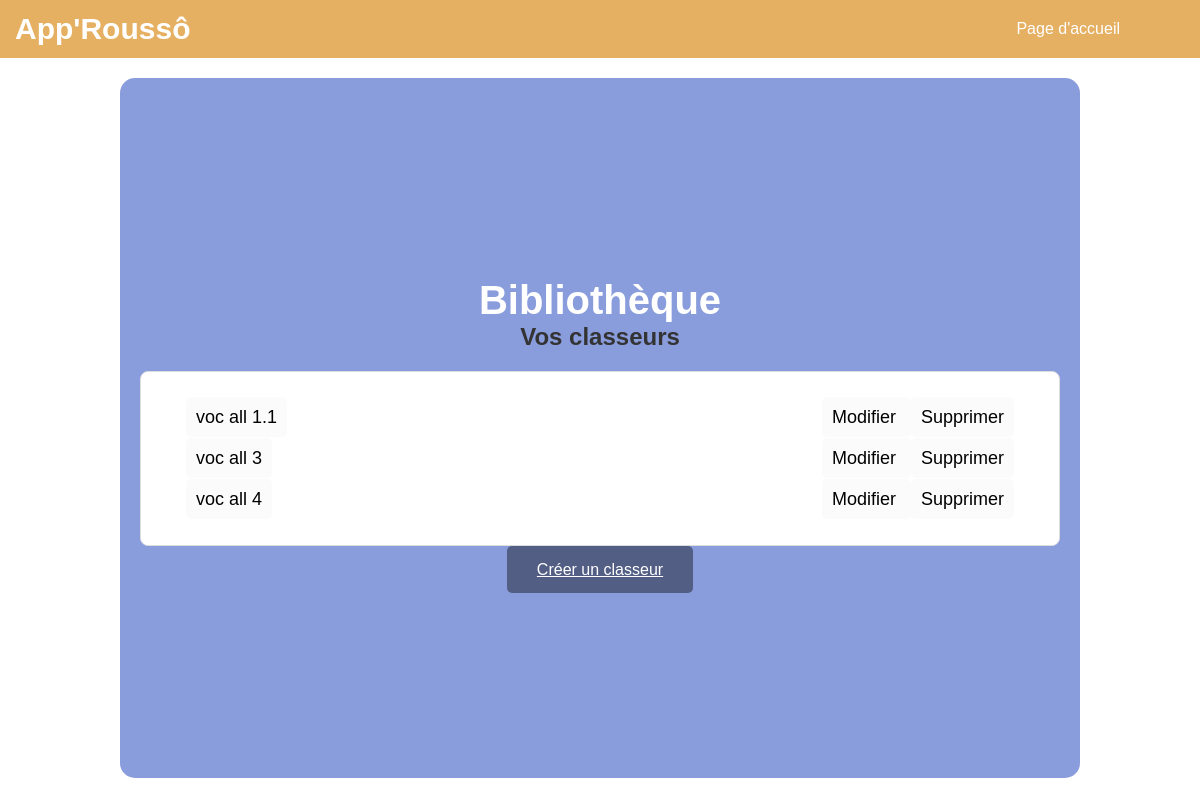
The app's page /classeurs/ (signed in) with its own data.
### cards/models.py (models this page shows, shortened)
class Classeur(models.Model):
    name = models.CharField(max_length=200, null=False)
    user = models.ForeignKey(User, on_delete=models.CASCADE)  # Classeur is associated with a user

### cards/views.py (the view)
# urls.py: path('classeurs/', views.classeur_list, name='classeur_list'),
@login_required
def classeur_list(request):
    if not request.user.is_authenticated:
        return redirect('login')  # Redirect to the login page or handle it as needed
    classeurs = Classeur.objects.filter(user=request.user)
    return render(request, 'cards/classeur_list.html', {'classeurs': classeurs})

### cards/templates/cards/classeur_list.html (shortened to what this page needs)
<!DOCTYPE html>
<html lang="en">
{% load static %}
<head>
    <link rel="stylesheet" href="https://cdn.simplecss.org/simple.min.css">
    <link rel="stylesheet" href="{% static 'css/styles_classeur_liste.css' %}">
</head>
<body>
    <nav>
        <h1>App'Roussô</h1>
        <ul>
            <li><a href="{% url 'welcome' %}">Page d'accueil</a></li>
        </ul>
    </nav>
    {% block content %}
    <div class="container">
        <div class="box-classeur">
            <h1>Bibliothèque</h1>
            <h3>Vos classeurs</h3>
            {% if classeurs %}
                <ul class="classeur-list">
                    {% for classeur in classeurs %}
                        <li>
                            <span class="classeur-title"><a href="{% url 'classeur_detail' classeur.pk %}">{{ classeur.name }}</a></span>
                            <div class="classeur-actions">
                                <a href="{% url 'classeur-edit' classeur.pk %}">
                                    Modifier
                                </a>
                                <a href="{% url 'classeur_delete' classeur.pk %}">
                                    Supprimer
                                </a>
                            </div>
                        </li>
                    {% endfor %}
                </ul>
            {% else %}
                <p>Aucun classeur trouvé.</p>
            {% endif %}
            <div class="buttons">
                <a href="{% url 'classeur_create' %}" class="button">Créer un classeur</a>
            </div>
        </div>
    </div>
    {% endblock %}
</body>
</html>

### static/css/styles_classeur_liste.css (style rules this page uses)
* { margin: 0; padding: 0; box-sizing: border-box; font-family: 'arial', sans-serif; }
body { width: 100%; height: 100%; display: flex; flex-direction: column; }
nav { width: 100%; display: flex; align-items: center; justify-content: space-between; padding: 10px 0; background: #e6b063; }
nav ul { list-style: none; width: 100%; text-align: right; padding-right: 60px; }
nav ul li { display: inline-block; margin: 10px 20px; }
nav ul li a { color: #ffffff; text-decoration: none; }
.container { width: 100vw; height: 90vh; box-sizing: border-box; display: flex; justify-content:center; padding-top: 20px; }
nav h1 { font-size: 30px; color: white; margin: 0; padding-left: 15px; }
.button { margin: 10px; padding: 15px 30px; font-size: 16px; cursor: pointer; border: none; border-radius: 5px; background-color: rgba(0,0,0,0.4); color: white; transition: background-color 0.3s; }
.box-register, .box-classeur { background: #e6a24d; width: 80vw; height: auto; justify-content: center; align-content: center; padding: 60px; }
div ul { list-style: none; width: 100%; text-align: left; padding-right: 60px; row-gap: 10px; }
div ul li { display: flex; margin: 20px 30px; }
div ul li a { color: black; text-decoration: none; background: #fbfbfb; border-radius: 5px; width: 100%; padding: 10px; }
h1 { font-size: 40px; color: white; align-content: center; text-align: center; }
.box-flashcards, .box-classeur { text-align: center; padding: 20px; background-color: #899cdc; border-radius: 15px; }
.box-flashcards h3, .box-classeur h3 { font-size: 24px; color: #333; margin-bottom: 20px; }
ul { list-style: none; padding: 0; }
.cards-list, .classeur-list { background-color: #fff; border: 1px solid #ddd; border-radius: 8px; padding: 15px; margin-bottom: 15px; transition: transform 0.3s ease; }
.cards-list h4, .classeur-list { font-size: 18px; color: #555; }
.classeur-title { flex: 2 }

### records on screen
Classeur: name "voc all 1.1"
Classeur: name "voc all 3"
Classeur: name "voc all 4"
